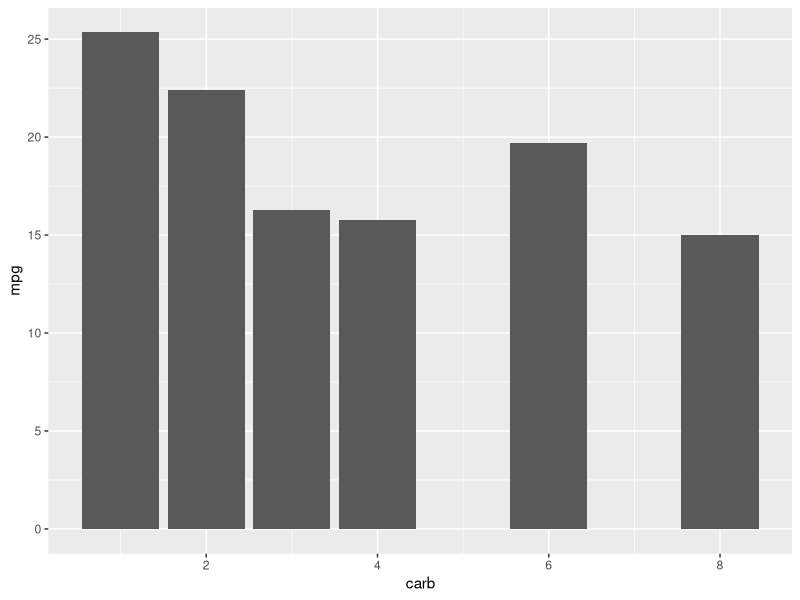
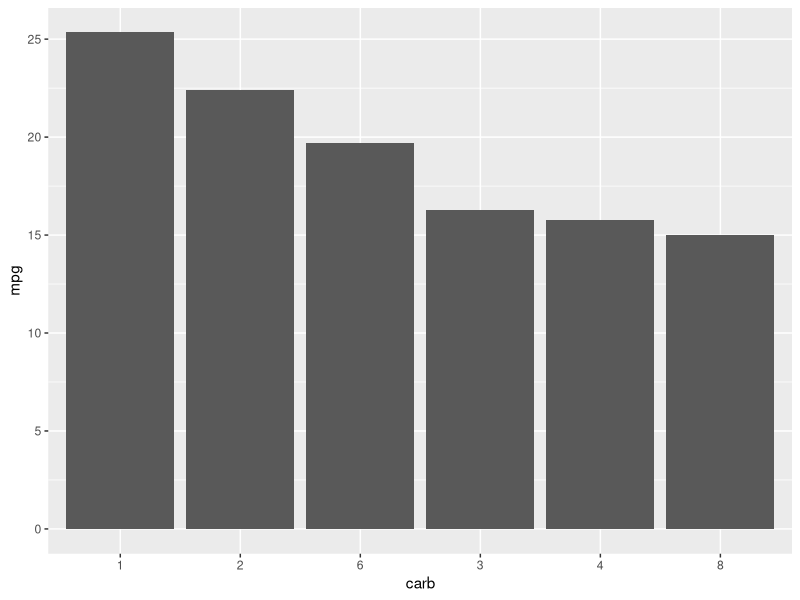
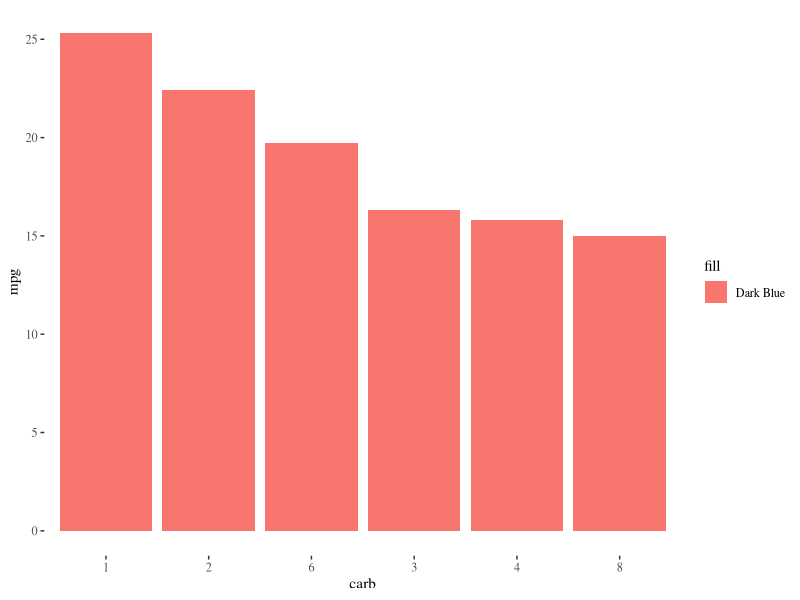

Generate these figures, in order, with R:
## ---- chunk 1

suppressMessages(library(ggthemes))
suppressMessages(library(ggplot2))
suppressMessages(library(dplyr))

cars <- mtcars

data <- 
  cars %>%
  group_by(carb) %>%
  summarise(mpg=mean(mpg))

ggplot(data=data, aes(x=carb, y=mpg)) +
  geom_bar(stat="identity")

data$carb <- factor(data$carb, levels = data$carb[order(-data$mpg)])

ggplot(data=data, aes(x=carb, y=mpg)) +
  geom_bar(stat="identity")

ggplot(data=data, aes(x=carb, y=mpg, fill='Dark Blue')) +
  geom_bar(stat="identity") +
  theme_tufte()


